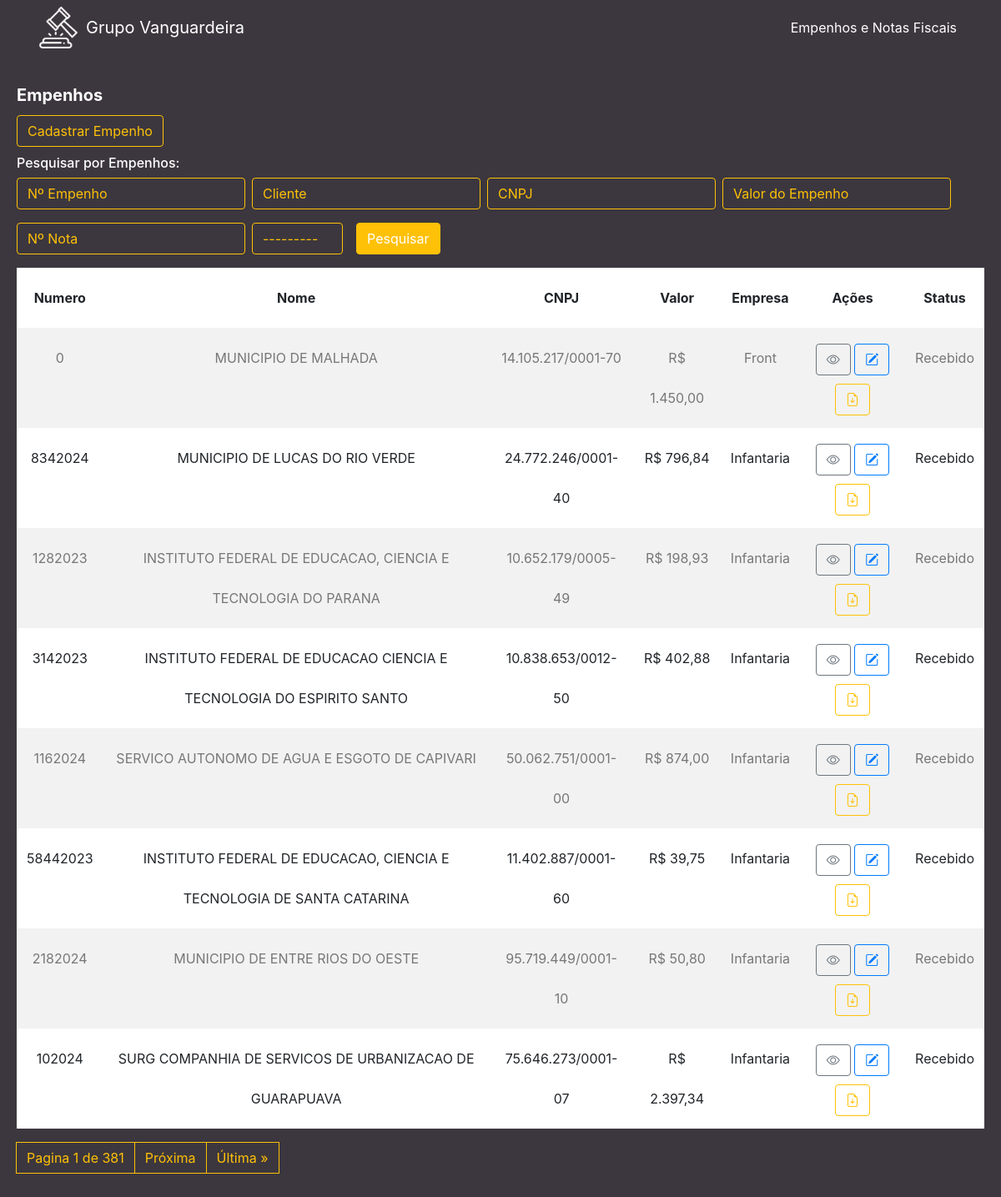
Before: / with the older database file.
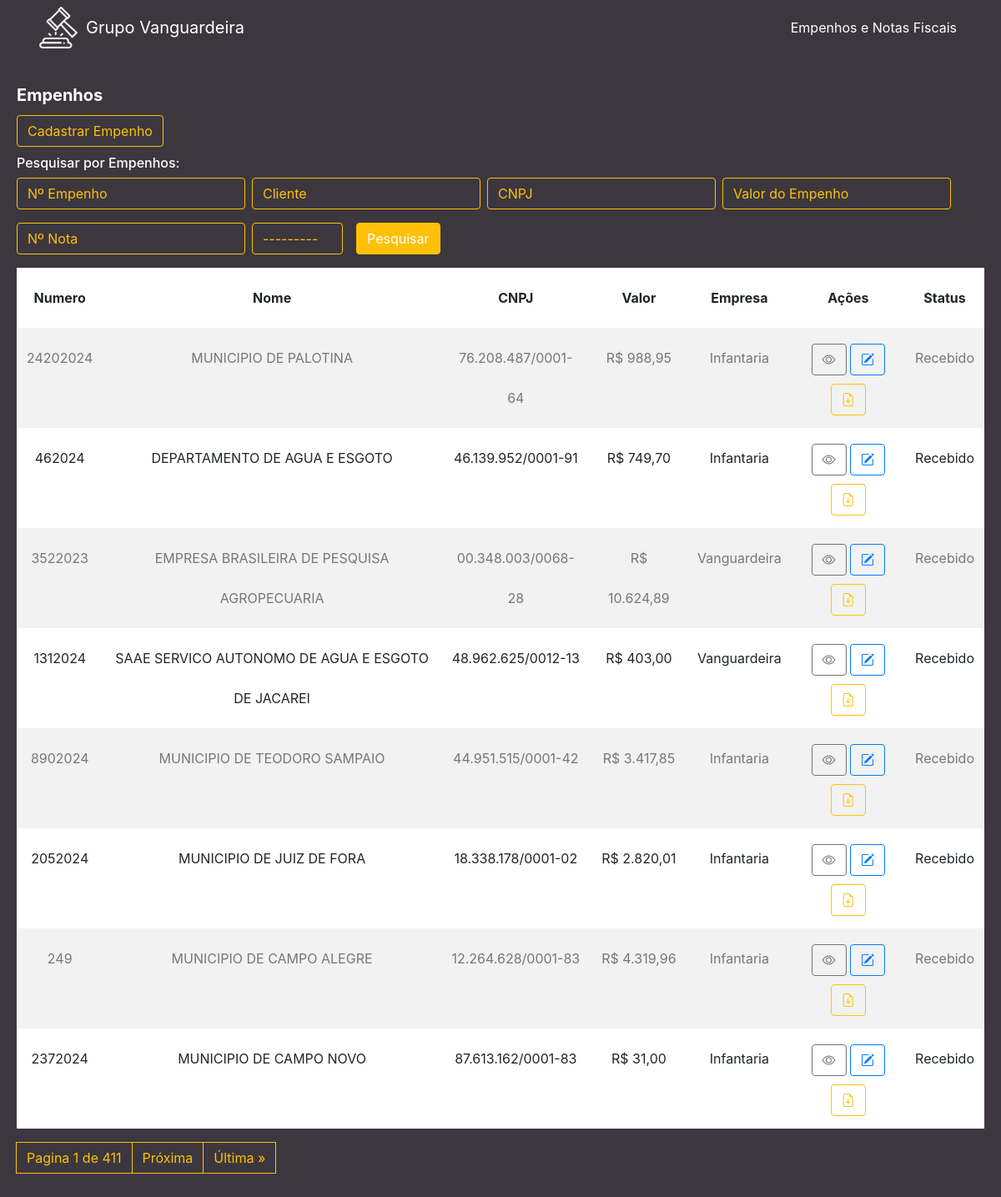
After: the same page with the newer database file.
### cliente/models.py (models this page shows, shortened)
class Cliente(models.Model):
    numero = models.CharField(max_length=255)
    nome = models.CharField(max_length=255)
    cnpj = models.CharField(max_length=255)
    data_criacao = models.DateTimeField(default=timezone.now)
    categoria = models.ForeignKey(Categoria, on_delete=models.DO_NOTHING)
    empresa = models.ForeignKey(Empresa, on_delete=models.DO_NOTHING)
    empenho = models.FileField(upload_to='empenhos/', max_length=500)
    nfe = models.FileField(upload_to='notas/', max_length=500, default='0', blank=True)
    n_nfe = models.CharField(max_length=255, blank=True)
    descricao = models.TextField(blank=True)
    valor = models.CharField(max_length=255)

class Empresa(models.Model):
    nome = models.CharField(max_length=255)
    def __str__(self):
        return self.nome

class Categoria(models.Model):
    nome = models.CharField(max_length=255)
    def __str__(self):
        return self.nome

### cliente/views.py (the view)
# urls.py: path('', views.cliente, name='cliente'),
def cliente(request):
    list_clientes = Cliente.objects.order_by('-data_criacao')
    myFilter = ClienteFilter(request.GET, queryset=list_clientes)
    list_clientes = myFilter.qs
    paginator = Paginator(list_clientes, 8)
    page = request.GET.get('page')
    list_clientes = paginator.get_page(page)
    return render(request, 'cliente/cliente.html', {'clientes': list_clientes, 'myFilter': myFilter})

### cliente/templates/cliente/cliente.html (shortened to what the changed rows need)
{% extends 'base.html' %}
{% load widget_tweaks %}
{% block conteudo %}
<div class="content mt-3">
    <div class="card">
        <div class="card-body">
            <table class="table table-striped ">
                <thead>
                    <tr>
                        <th scope="col" class="text-center num">Numero</th>
                        <th scope="col" class="text-center">Nome</th>
                        <th scope="col" class="text-center cnpjtable">CNPJ</th>
                        <th scope="col" class="text-center">Valor</th>
                        <th scope="col" class="text-center">Empresa</th>
                        <th scope="col" class="text-center">Ações</th>
                        <th scope="col" class="text-center statustable">Status</th>
                    </tr>
                </thead>
                <tbody>
                    {% for cliente in clientes %}
                    <tr>
                        <td class="text-center num">{{ cliente.numero }}</td>
                        <td class="text-center">{{ cliente.nome }}</td>
                        <td class="text-center cnpjtable">{{ cliente.cnpj }}</td>
                        <td class="text-center">R$ {{ cliente.valor }}</td>
                        <td class="text-center">{{ cliente.empresa }}</td>
                        <td class="text-center">
                            <a href="/cliente/detalhe/{{ cliente.id }}" class="btn btn-outline-secondary"><i class="bi bi-eye"></i></a>
                            <a href="/cliente/edit/{{ cliente.id }}/" class="btn btn-outline-primary"><i class="bi bi-pencil-square"></i></a>
                            <a href="{{ cliente.empenho.url }}" class="btn btn-outline-warning" target="_blank"><i class="bi bi-file-earmark-arrow-down"></i></a>
                        </td>
                        {% if cliente.categoria_id == 2 %}
                        <td class="text-center statustable" style="background-color: red; color: white;">{{ cliente.categoria }}</td>
                        {% elif cliente.categoria_id == 3 %}
                        <td class="text-center statustable" style="background-color: green; color: white;">{{ cliente.categoria }}</td>
                        {% else %}
                        <td class="text-center statustable">{{ cliente.categoria }}</td>
                        {% endif %}
                    </tr>
                    {% endfor %}
                </tbody>
            </table>
            <nav aria-label="Page navigation example">
                <ul class="pagination">
                    <a class="page-link" href="#">Pagina {{ clientes.number }} de {{ clientes.paginator.num_pages }}</a>
                    {% if clientes.has_next %}
                        <a class="page-link" href="{{ request.get_full_path }}?&page={{ clientes.next_page_number }}">Próxima</a>
                        <a class="page-link" href="{{ request.get_full_path }}?&page={{ clientes.paginator.num_pages }}">Última &raquo;</a>
                    {% endif %}
                </ul>
            </nav>
        </div>
    </div>
</div>
{% endblock %}

Changed rows visible on the page:
no longer on this page (row edited): Cliente: numero "0", nome "MUNICIPIO DE MALHADA", cnpj "14.105.217/0001-70", valor "1.450,00", empresa "Front", categoria "Recebido"
no longer on this page (row unchanged): Cliente: numero "8342024", nome "MUNICIPIO DE LUCAS DO RIO VERDE", cnpj "24.772.246/0001-40", valor "796,84", empresa "Infantaria", categoria "Recebido"
no longer on this page (row edited): Cliente: numero "1282023", nome "INSTITUTO FEDERAL DE EDUCACAO, CIENCIA E TECNOLOGIA DO PARANA", cnpj "10.652.179/0005-49", valor "198,93", empresa "Infantaria", categoria "Recebido"
no longer on this page (row edited): Cliente: numero "3142023", nome "INSTITUTO FEDERAL DE EDUCACAO CIENCIA E TECNOLOGIA DO ESPIRITO SANTO", cnpj "10.838.653/0012-50", valor "402,88", empresa "Infantaria", categoria "Recebido"
no longer on this page (row edited): Cliente: numero "1162024", nome "SERVICO AUTONOMO DE AGUA E ESGOTO DE CAPIVARI", cnpj "50.062.751/0001-00", valor "874,00", empresa "Infantaria", categoria "Recebido"
no longer on this page (row unchanged): Cliente: numero "58442023", nome "INSTITUTO FEDERAL DE EDUCACAO, CIENCIA E TECNOLOGIA DE SANTA CATARINA", cnpj "11.402.887/0001-60", valor "39,75", empresa "Infantaria", categoria "Recebido"
no longer on this page (row unchanged): Cliente: numero "2182024", nome "MUNICIPIO DE ENTRE RIOS DO OESTE", cnpj "95.719.449/0001-10", valor "50,80", empresa "Infantaria", categoria "Recebido"
no longer on this page (row edited): Cliente: numero "102024", nome "SURG COMPANHIA DE SERVICOS DE URBANIZACAO DE GUARAPUAVA", cnpj "75.646.273/0001-07", valor "2.397,34", empresa "Infantaria", categoria "Recebido"
added Cliente: numero "24202024", nome "MUNICIPIO DE PALOTINA", cnpj "76.208.487/0001-64", valor "988,95", empresa "Infantaria", categoria "Recebido"
added Cliente: numero "462024", nome "DEPARTAMENTO DE AGUA E ESGOTO", cnpj "46.139.952/0001-91", valor "749,70", empresa "Infantaria", categoria "Recebido"
added Cliente: numero "3522023", nome "EMPRESA BRASILEIRA DE PESQUISA AGROPECUARIA", cnpj "00.348.003/0068-28", valor "10.624,89", empresa "Vanguardeira", categoria "Recebido"
added Cliente: numero "1312024", nome "SAAE SERVICO AUTONOMO DE AGUA E ESGOTO DE JACAREI", cnpj "48.962.625/0012-13", valor "403,00", empresa "Vanguardeira", categoria "Recebido"
added Cliente: numero "8902024", nome "MUNICIPIO DE TEODORO SAMPAIO", cnpj "44.951.515/0001-42", valor "3.417,85", empresa "Infantaria", categoria "Recebido"
added Cliente: numero "2052024", nome "MUNICIPIO DE JUIZ DE FORA", cnpj "18.338.178/0001-02", valor "2.820,01", empresa "Infantaria", categoria "Recebido"
added Cliente: numero "249", nome "MUNICIPIO DE CAMPO ALEGRE", cnpj "12.264.628/0001-83", valor "4.319,96", empresa "Infantaria", categoria "Recebido"
added Cliente: numero "2372024", nome "MUNICIPIO DE CAMPO NOVO", cnpj "87.613.162/0001-83", valor "31,00", empresa "Infantaria", categoria "Recebido"
Other visible differences:
{{ clientes.paginator.num_pages }}: "381" → "411"
